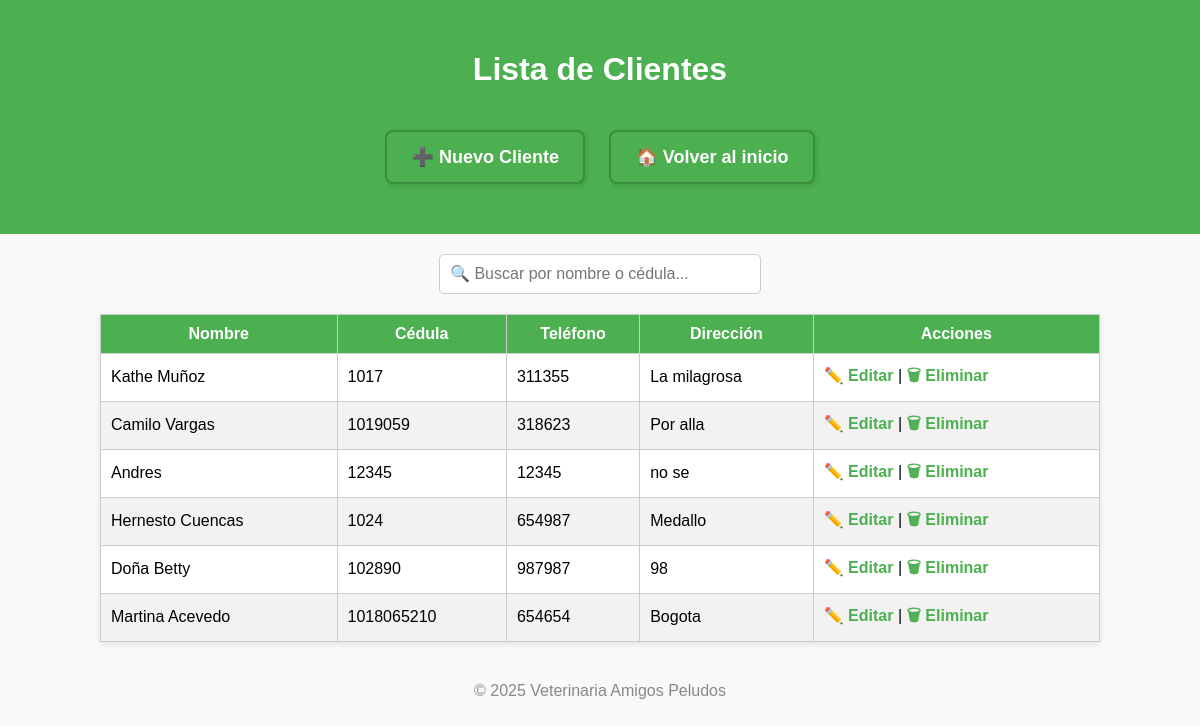
The app's page /clientes/lista/, older data.
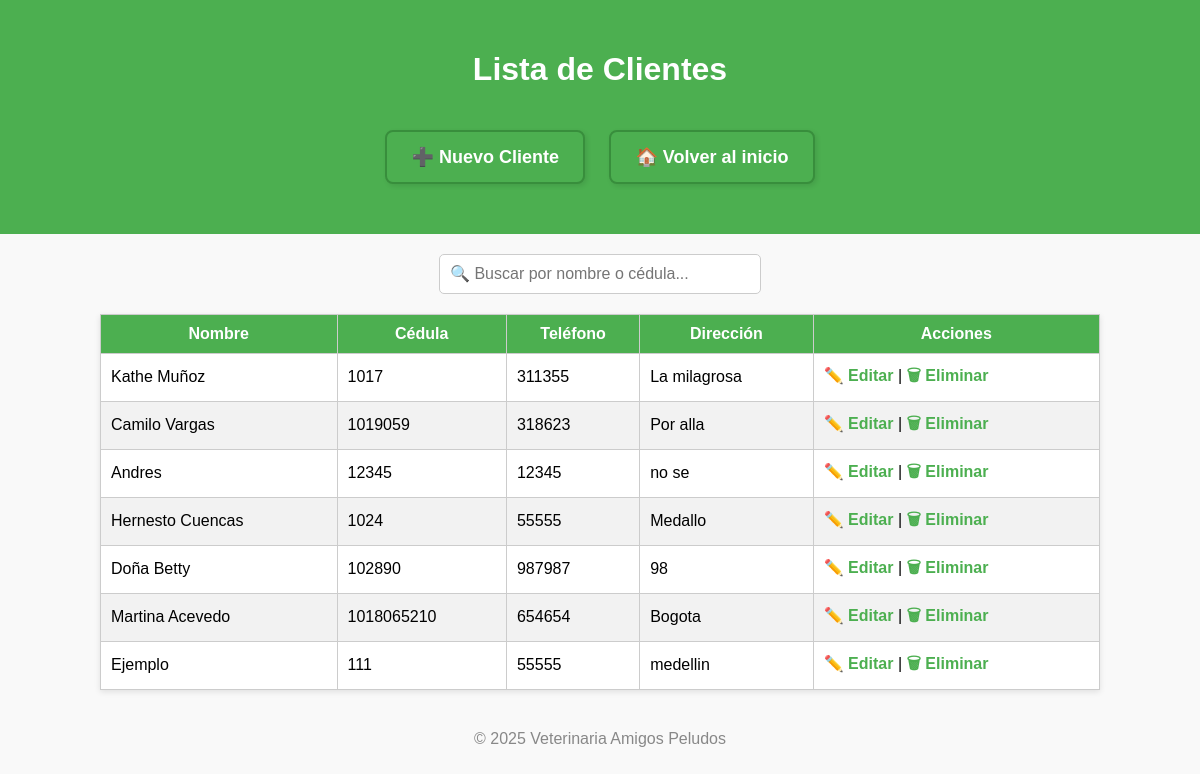
The same page, newer data.
### principal/models.py (models this page shows, shortened)
class Cliente(models.Model):
    nombre = models.CharField(max_length=100)
    cedula = models.CharField(max_length=20, unique=True)
    telefono = models.CharField(max_length=20, blank=True, null=True)
    direccion = models.CharField(max_length=255, blank=True, null=True)
    activo = models.BooleanField(default=True)

### principal/views.py (the view)
# urls.py: path('clientes/lista/', views.lista_clientes, name='lista_clientes'),
def lista_clientes(request):
    clientes = Cliente.objects.filter(activo=True)
    return render(request, 'principal/lista_clientes.html', {'clientes': clientes})

### principal/templates/principal/lista_clientes.html (shortened to what this page needs)
{% load static %}
<!DOCTYPE html>
<html lang="es">
<head>
</head>
<body>
<header>
    <h1>Lista de Clientes</h1>
    <a href="{% url 'crear_cliente' %}" class="btn">➕ Nuevo Cliente</a>
    <a href="{% url 'inicio' %}" class="btn">🏠 Volver al inicio</a>
</header>
<div class="search-box">
    <input type="text" id="buscar" placeholder="🔍 Buscar por nombre o cédula...">
</div>
<table id="tabla-clientes">
    <thead>
        <tr>
            <th>Nombre</th>
            <th>Cédula</th>
            <th>Teléfono</th>
            <th>Dirección</th>
            <th>Acciones</th>
        </tr>
    </thead>
    <tbody>
        {% for cliente in clientes %}
        <tr>
            <td>{{ cliente.nombre }}</td>
            <td>{{ cliente.cedula }}</td>
            <td>{{ cliente.telefono }}</td>
            <td>{{ cliente.direccion }}</td>
            <td>
                <a href="{% url 'editar_cliente' cliente.cedula %}">✏️ Editar</a> |
                <a href="{% url 'eliminar_cliente' cliente.cedula %}" onclick="return confirm('¿Eliminar este cliente?');">🗑 Eliminar</a>
            </td>
        </tr>
        {% empty %}
        <tr><td colspan="5">No hay clientes registrados.</td></tr>
        {% endfor %}
    </tbody>
</table>
<footer>
    <p>© 2025 Veterinaria Amigos Peludos</p>
</footer>
</body>
</html>

Row changes from the older to the newer data that the page shows:
changed Cliente "Hernesto Cuencas": telefono "654987" → "55555"
added Cliente: nombre "Ejemplo", cedula "111", telefono "55555", direccion "medellin"
